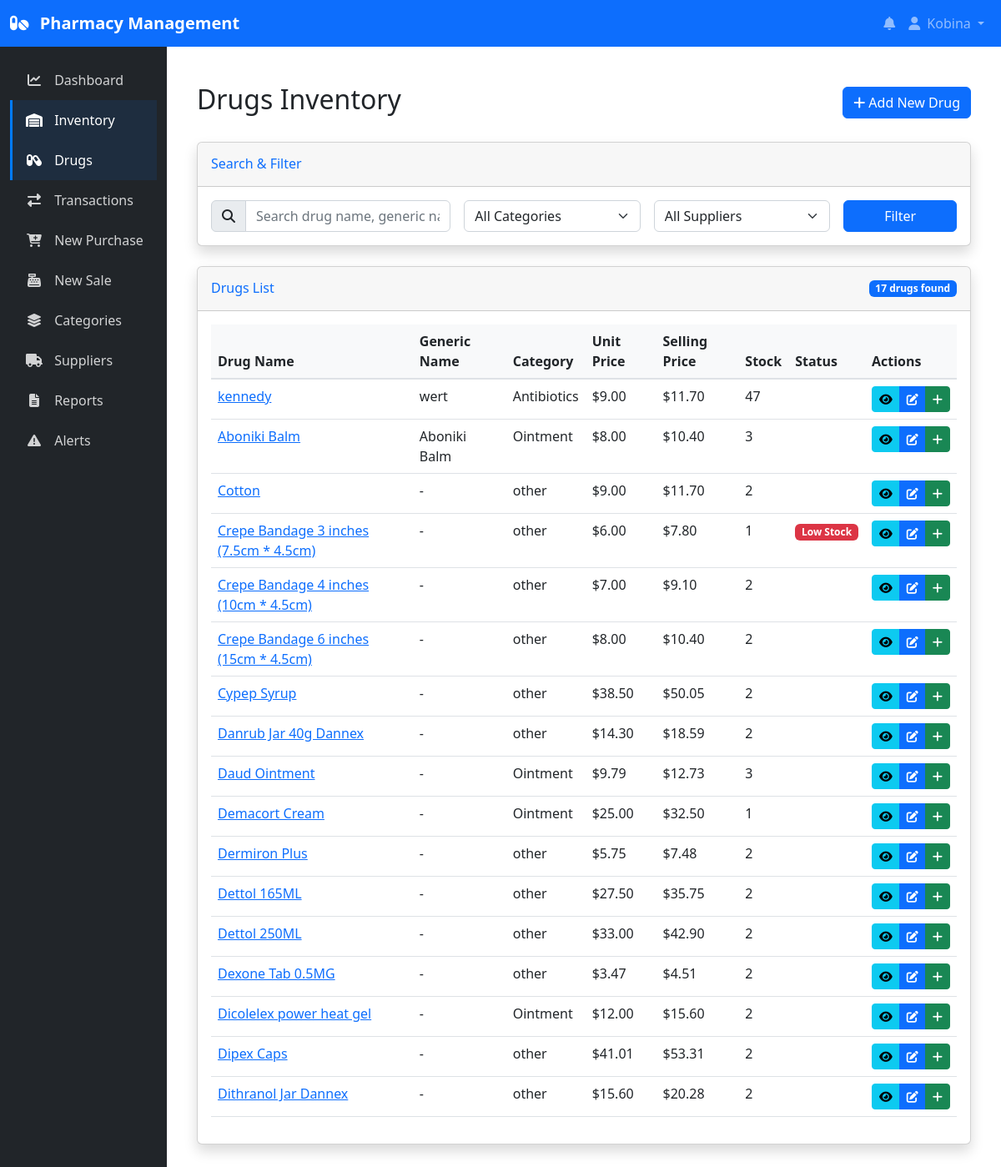
The page /inventory/drugs/ (signed in) on the database its author committed.
### inventory/models.py (models this page shows, shortened)
class Drug(models.Model):
    name = models.CharField(max_length=100)
    generic_name = models.CharField(max_length=100, blank=True, null=True)
    description = models.TextField(blank=True, null=True)
    category = models.ForeignKey(Category, on_delete=models.SET_NULL, null=True, related_name='drugs')
    supplier = models.ForeignKey(Supplier, on_delete=models.SET_NULL, null=True, related_name='drugs')
    unit_price = models.DecimalField(max_digits=10, decimal_places=2, validators=[MinValueValidator(0)])
    selling_price = models.DecimalField(max_digits=10, decimal_places=2, validators=[MinValueValidator(0)], editable=False)
    quantity_in_stock = models.PositiveIntegerField(default=0)
    reorder_level = models.PositiveIntegerField(default=10)
    expiry_date = models.DateField(blank=True, null=True)
    created_at = models.DateTimeField(auto_now_add=True)
    updated_at = models.DateTimeField(auto_now=True)
    def is_low_stock(self):
        return self.quantity_in_stock <= self.reorder_level
    def is_expired(self):
        if self.expiry_date:
            return self.expiry_date <= timezone.now().date()
        return False

class Category(models.Model):
    name = models.CharField(max_length=100, unique=True)
    description = models.TextField(blank=True, null=True)
    created_at = models.DateTimeField(auto_now_add=True)
    updated_at = models.DateTimeField(auto_now=True)
    class Meta:
        verbose_name_plural = "Categories"

### inventory/views.py (the view)
# urls.py: path('drugs/', views.drug_list, name='drug_list'),
@login_required
def drug_list(request):
    query = request.GET.get('q', '')
    category_id = request.GET.get('category', '')
    supplier_id = request.GET.get('supplier', '')
    drugs = Drug.objects.all()
    if query:
        drugs = drugs.filter(
            Q(name__icontains=query) |
            Q(generic_name__icontains=query) |
            Q(description__icontains=query)
        )
    if category_id:
        drugs = drugs.filter(category_id=category_id)
    if supplier_id:
        drugs = drugs.filter(supplier_id=supplier_id)
    categories = Category.objects.all()
    suppliers = Supplier.objects.all()
    context = {
        'drugs': drugs,
        'categories': categories,
        'suppliers': suppliers,
        'query': query,
        'selected_category': int(category_id) if category_id else None,
        'selected_supplier': int(supplier_id) if supplier_id else None,
    }
    return render(request, 'inventory/drug_list.html', context)

### inventory/templates/inventory/drug_list.html (shortened to what this page needs)
{% extends 'base.html' %}
{% block content %}
<div class="container-fluid py-4">
    <div class="d-flex justify-content-between align-items-center mb-4">
        <h1 class="h2">Drugs Inventory</h1>
        <a href="{% url 'drug_create' %}" class="btn btn-primary">
            <i class="fas fa-plus"></i> Add New Drug
        </a>
    </div>
    <div class="card shadow mb-4">
        <div class="card-header py-3">
            <h6 class="m-0 font-weight-bold text-primary">Search & Filter</h6>
        </div>
        <div class="card-body">
            <form method="get" class="mb-0">
                <div class="row g-3 align-items-center">
                    <div class="col-md-4">
                        <div class="input-group">
                            <span class="input-group-text">
                                <i class="fas fa-search"></i>
                            </span>
                            <input type="text" name="q" class="form-control"
                                placeholder="Search drug name, generic name..." value="{{ query }}">
                        </div>
                    </div>
                    <div class="col-md-3">
                        <select name="category" class="form-select">
                            <option value="">All Categories</option>
                        </select>
                    </div>
                    <div class="col-md-3">
                        <select name="supplier" class="form-select">
                            <option value="">All Suppliers</option>
                        </select>
                    </div>
                    <div class="col-md-2">
                        <button type="submit" class="btn btn-primary w-100">Filter</button>
                    </div>
                </div>
            </form>
        </div>
    </div>
    <div class="card shadow">
        <div class="card-header py-3 d-flex justify-content-between align-items-center">
            <h6 class="m-0 font-weight-bold text-primary">Drugs List</h6>
            <span class="badge bg-primary">{{ drugs.count }} drugs found</span>
        </div>
        <div class="card-body">
            <div class="table-responsive">
                <table class="table table-hover">
                    <thead>
                        <tr>
                            <th>Drug Name</th>
                            <th>Generic Name</th>
                            <th>Category</th>
                            <th>Unit Price</th>
                            <th>Selling Price</th>
                            <th>Stock</th>
                            <th>Status</th>
                            <th>Actions</th>
                        </tr>
                    </thead>
                    <tbody>
                        {% for drug in drugs %}
                            <tr>
                                <td><a href="{% url 'drug_detail' drug.pk %}">{{ drug.name }}</a></td>
                                <td>{{ drug.generic_name|default:"-" }}</td>
                                <td>
                                    {% if drug.category %}
                                        {{ drug.category.name }}
                                    {% else %}
                                        <span class="text-muted">Not categorized</span>
                                    {% endif %}
                                </td>
                                <td>${{ drug.unit_price|floatformat:2 }}</td>
                                <td>${{ drug.selling_price|floatformat:2 }}</td>
                                <td>{{ drug.quantity_in_stock }}</td>
                                <td>
                                    {% if drug.is_low_stock %}
                                        <span class="badge bg-danger">Low Stock</span>
                                    {% endif %}
                                </td>
                                <td>
                                    <div class="btn-group">
                                        <a href="{% url 'drug_detail' drug.pk %}" class="btn btn-sm btn-info">
                                            <i class="fas fa-eye"></i>
                                        </a>
                                        <a href="{% url 'drug_update' drug.pk %}" class="btn btn-sm btn-primary">
                                            <i class="fas fa-edit"></i>
                                        </a>
                                        <a href="{% url 'batch_create' drug.pk %}" class="btn btn-sm btn-success"
                                            title="Add Batch">
                                            <i class="fas fa-plus"></i>
                                        </a>
                                    </div>
                                </td>
                            </tr>
                        {% endfor %}
                    </tbody>
                </table>
            </div>
        </div>
    </div>
</div>
{% endblock %}

### templates/base.html (shortened to what this page needs)
<!DOCTYPE html>
<html lang="en">
<head>
    <link href="https://cdn.jsdelivr.net/npm/bootstrap@5.2.3/dist/css/bootstrap.min.css" rel="stylesheet">
    <link rel="stylesheet" href="https://cdnjs.cloudflare.com/ajax/libs/font-awesome/6.1.1/css/all.min.css">
</head>
<body>
    <nav class="navbar navbar-expand-lg navbar-dark bg-primary">
        <div class="container-fluid">
            <a class="navbar-brand" href="{% url 'dashboard_home' %}">
                <i class="fas fa-pills me-2"></i> Pharmacy Management
            </a>
            <div class="collapse navbar-collapse" id="navbarNav">
                <ul class="navbar-nav ms-auto">
                    {% if user.is_authenticated %}
                        <li class="nav-item">
                            <a class="nav-link" href="{% url 'stock_alerts' %}">
                                <i class="fas fa-bell"></i>
                            </a>
                        </li>
                        <li class="nav-item dropdown">
                            <a class="nav-link dropdown-toggle" href="#" id="navbarDropdown" role="button" data-bs-toggle="dropdown">
                                <i class="fas fa-user me-1"></i> {{ user.username }}
                            </a>
                        </li>
                    {% else %}
                        <li class="nav-item">
                            <a class="nav-link" href="{% url 'login' %}">Login</a>
                        </li>
                    {% endif %}
                </ul>
            </div>
        </div>
    </nav>
    <div class="container-fluid">
        <div class="row">
            {% if user.is_authenticated %}
                <div class="col-md-3 col-lg-2 d-md-block bg-dark sidebar collapse">
                    <div class="position-sticky">
                        <ul class="nav flex-column mt-3">
                            <li class="nav-item">
                                <a class="nav-link {% if request.path == '/dashboard/' %}active{% endif %}"
                                   href="{% url 'dashboard_home' %}">
                                    <i class="fas fa-chart-line"></i> Dashboard
                                </a>
                            </li>
                            <li class="nav-item">
                                <a class="nav-link {% if '/inventory/' in request.path %}active{% endif %}"
                                   href="{% url 'inventory_home' %}">
                                    <i class="fas fa-warehouse"></i> Inventory
                                </a>
                            </li>
                            <li class="nav-item">
                                <a class="nav-link {% if '/drugs/' in request.path %}active{% endif %}"
                                   href="{% url 'drug_list' %}">
                                    <i class="fas fa-capsules"></i> Drugs
                                </a>
                            </li>
                            <li class="nav-item">
                                <a class="nav-link {% if '/transactions/' in request.path %}active{% endif %}"
                                   href="{% url 'transaction_list' %}">
                                    <i class="fas fa-exchange-alt"></i> Transactions
                                </a>
                            </li>
                            <li class="nav-item">
                                <a class="nav-link {% if '/purchase/create/' in request.path %}active{% endif %}"
                                   href="{% url 'purchase_create' %}">
                                    <i class="fas fa-cart-plus"></i> New Purchase
                                </a>
                            </li>
                            <li class="nav-item">
                                <a class="nav-link {% if '/sale/create/' in request.path %}active{% endif %}"
                                   href="{% url 'sale_create' %}">
                                    <i class="fas fa-cash-register"></i> New Sale
                                </a>
                            </li>
                            <li class="nav-item">
                                <a class="nav-link {% if '/categories/' in request.path %}active{% endif %}"
                                   href="{% url 'category_list' %}">
                                    <i class="fas fa-layer-group"></i> Categories
                                </a>
                            </li>
                            <li class="nav-item">
                                <a class="nav-link {% if '/suppliers/' in request.path %}active{% endif %}"
                                   href="{% url 'supplier_list' %}">
                                    <i class="fas fa-truck"></i> Suppliers
                                </a>
                            </li>
                            <li class="nav-item">
                                <a class="nav-link {% if '/reports/' in request.path %}active{% endif %}"
                                   href="{% url 'reports' %}">
                                    <i class="fas fa-file-alt"></i> Reports
                                </a>
                            </li>
                            <li class="nav-item">
                                <a class="nav-link {% if '/alerts/' in request.path %}active{% endif %}"
                                   href="{% url 'stock_alerts' %}">
                                    <i class="fas fa-exclamation-triangle"></i> Alerts
                                </a>
                            </li>
                        </ul>
                    </div>
                </div>
            {% endif %}
            <main class="col-md-9 ms-sm-auto col-lg-10 px-md-4 main-content">
                {% block content %}{% endblock %}
            </main>
        </div>
    </div>
</body>
</html>

### templates/base.html (style rules this page uses)
.sidebar { min-height: calc(100vh - 56px); background-color: #343a40; }
.sidebar .nav-link { color: rgba(255, 255, 255, 0.8); padding: 0.75rem 1rem; border-left: 3px solid transparent; }
.sidebar .nav-link.active { color: #fff; border-left-color: #007bff; background-color: rgba(0, 123, 255, 0.1); }
.sidebar .nav-link i { width: 20px; margin-right: 10px; text-align: center; }
.main-content { padding: 20px; }
.navbar-brand { font-weight: bold; }
.table thead th { background-color: #f8f9fa; border-bottom: 2px solid #dee2e6; }

### rows shown on the page
Drug: name "kennedy", generic_name "wert", category.name "Antibiotics", unit_price "9.00", selling_price "11.70", quantity_in_stock "47"
Drug: name "Aboniki Balm", generic_name "Aboniki Balm", category.name "Ointment", unit_price "8.00", selling_price "10.40", quantity_in_stock "3"
Drug: name "Cotton", generic_name "-", category.name "other", unit_price "9.00", selling_price "11.70", quantity_in_stock "2"
Drug: name "Crepe Bandage 3 inches (7.5cm * 4.5cm)", generic_name "-", category.name "other", unit_price "6.00", selling_price "7.80", quantity_in_stock "1", reorder_level "Low Stock"
Drug: name "Crepe Bandage 4 inches (10cm * 4.5cm)", generic_name "-", category.name "other", unit_price "7.00", selling_price "9.10", quantity_in_stock "2"
Drug: name "Crepe Bandage 6 inches (15cm * 4.5cm)", generic_name "-", category.name "other", unit_price "8.00", selling_price "10.40", quantity_in_stock "2"
Drug: name "Cypep Syrup", generic_name "-", category.name "other", unit_price "38.50", selling_price "50.05", quantity_in_stock "2"
Drug: name "Danrub Jar 40g Dannex", generic_name "-", category.name "other", unit_price "14.30", selling_price "18.59", quantity_in_stock "2"
Drug: name "Daud Ointment", generic_name "-", category.name "Ointment", unit_price "9.79", selling_price "12.73", quantity_in_stock "3"
Drug: name "Demacort Cream", generic_name "-", category.name "Ointment", unit_price "25.00", selling_price "32.50", quantity_in_stock "1"
Drug: name "Dermiron Plus", generic_name "-", category.name "other", unit_price "5.75", selling_price "7.48", quantity_in_stock "2"
Drug: name "Dettol 165ML", generic_name "-", category.name "other", unit_price "27.50", selling_price "35.75", quantity_in_stock "2"
Drug: name "Dettol 250ML", generic_name "-", category.name "other", unit_price "33.00", selling_price "42.90", quantity_in_stock "2"
Drug: name "Dexone Tab 0.5MG", generic_name "-", category.name "other", unit_price "3.47", selling_price "4.51", quantity_in_stock "2"
Drug: name "Dicolelex power heat gel", generic_name "-", category.name "Ointment", unit_price "12.00", selling_price "15.60", quantity_in_stock "2"
Drug: name "Dipex Caps", generic_name "-", category.name "other", unit_price "41.01", selling_price "53.31", quantity_in_stock "2"
Drug: name "Dithranol Jar Dannex", generic_name "-", category.name "other", unit_price "15.60", selling_price "20.28", quantity_in_stock "2"

### other values the page prints
{{ user.username }} "Kobina"
{{ drugs.count }} "17"
